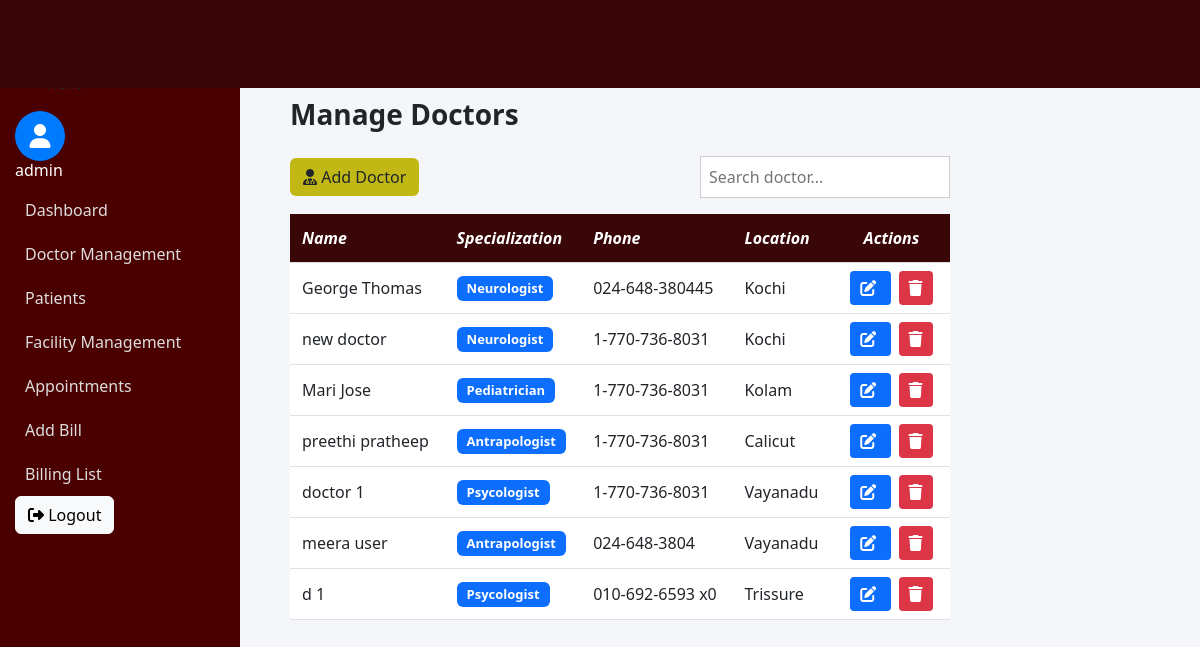
Page /admin-panel/doctors/ (signed in) on the committed database.
### accounts/models.py (models this page shows)
class User(AbstractUser):
    ROLE_CHOICES = (
        ('ADMIN', 'Admin'),
        ('DOCTOR', 'Doctor'),
        ('PATIENT', 'Patient'),
    )
    role = models.CharField(max_length=10, choices=ROLE_CHOICES)

### doctorapp/models.py (models this page shows, shortened)
class Doctor(models.Model):
    user = models.OneToOneField(User, on_delete=models.CASCADE)
    specialization = models.ForeignKey(
        Department,
        on_delete=models.SET_NULL,
        null=True,
        blank=True
    )
    phone = models.CharField(max_length=15, null=True)
    location = models.ForeignKey(
        Location,
        on_delete=models.SET_NULL,
        null=True,
        blank=True
    )

### facility/models.py (models this page shows)
class Department(models.Model):
    name = models.CharField(max_length=100)
    location = models.ForeignKey(Location, on_delete=models.CASCADE)
    def __str__(self):
        return self.name

class Location(models.Model):
    name = models.CharField(max_length=100)
    def __str__(self):
        return self.name

### adminapp/views.py (the view)
# urls.py: path('doctors/', views.manage_doctors, name='manage_doctors'),
@login_required
@user_passes_test(is_admin)
def manage_doctors(request):
    doctors = Doctor.objects.all()
    return render(request, 'admin/manage_doctor.html', {'doctors': doctors})

### adminapp/views.py (called while the page is built)
def is_admin(user):
    return user.is_authenticated and user.role == 'ADMIN'

### templates/admin/manage_doctor.html (shortened to what this page needs)
{% extends "admin/base.html" %}
{% load static %}
{% block content %}
<div class="main-content">
<h3 class="mb-4"><strong>Manage Doctors</strong></h3>
<div class="d-flex justify-content-between align-items-center mb-3">
    <a href="{% url 'add_doctor' %}" class="btn " style="background:#c1b816;">
        <i class="fa fa-user-md"></i> Add Doctor
    </a>
    <input type="text" id="searchInput" placeholder="Search doctor..."
           style="padding:8px; width:250px; border:1px solid #ccc;">
</div>
<div class="table-responsive">
<table class="comparison-table" id="doctorTable">
    <thead>
        <tr style="background:#390707; color:white;">
            <th><i>Name</i></th>
            <th><i>Specialization</i></th>
            <th><i>Phone</i></th>
            <th><i>Location</i></th>
            <th style="text-align:center;"><i>Actions</i></th>
        </tr>
    </thead>
    <tbody>
        {% for doctor in doctors %}
        <tr class="table-row">
            <td>{{ doctor.user.first_name }} {{ doctor.user.last_name }}</td>
            <td>
                <span class="badge bg-primary">{{ doctor.specialization }}</span>
            </td>
            <td>{{ doctor.phone }}</td>
            <td>{{ doctor.location }}</td>
            <td style="text-align:center;">
                <a href="{% url 'edit_doctor' doctor.id %}" class="action-btn edit">
                    <i class="fa fa-edit"></i>
                </a>
                <a href="{% url 'delete_doctor' doctor.id %}"
                   class="action-btn delete"
                   onclick="return confirm('Are you sure you want to delete this doctor?')">
                    <i class="fa fa-trash"></i>
                </a>
            </td>
        </tr>
        {% empty %}
        <tr>
            <td colspan="5" style="text-align:center; padding:15px;">
                No doctors found
            </td>
        </tr>
        {% endfor %}
    </tbody>
</table>
</div>
</div>
{% endblock %}

### templates/admin/base.html (shortened to what this page needs)
<!DOCTYPE html>
<html>
{% load static %}
<head>
    <link href="https://cdn.jsdelivr.net/npm/bootstrap@5.3.2/dist/css/bootstrap.min.css" rel="stylesheet">
    <link href="https://cdnjs.cloudflare.com/ajax/libs/font-awesome/6.5.1/css/all.min.css" rel="stylesheet">
<link rel="stylesheet" href="https://cdnjs.cloudflare.com/ajax/libs/font-awesome/6.4.0/css/all.min.css"/>
    <link rel="stylesheet"
      href="https://cdn.jsdelivr.net/npm/bootstrap-icons@1.11.1/font/bootstrap-icons.css">
    <link rel="stylesheet" href="{% static 'css/admin.css' %}">
        <link rel="stylesheet" href="{% static 'css/form.css' %}">
</head>
<body>
    <nav class="navbar navbar-expand-lg navbar-dark p-4 fixed-top" style="background:#390707;">
        <div class="main-content">
        </div>
    </nav>
<div class="container-fluid">
    <div class="row">
        <nav class="col-md-2 sidebar" style="position: fixed;" style="background:#390707;">
             <ul>
                    <li>hello</li>
                </ul>
            <div class="profile-icon">
                <i class="fa-solid fa-user"></i>
            </div>
            <h6 style="color: white;"> {{ request.user.username }}</h6>
            <ul class="nav flex-column">
                <li class="nav-item"><a href="{% url 'admin_dashboard' %}"> Dashboard</a></li>
                <li class="nav-item"><a href="{% url 'manage_doctors' %}">Doctor Management</a></li>
                <li class="nav-item"><a href="{% url 'patients_list' %}">Patients</a></li>
                <li class="nav-item"><a href="{% url 'facility_dashboard' %}">Facility Management</a></li>
                <li class="nav-item"><a href="{% url 'admin_appointments' %}">Appointments</a></li>
                <li class="nav-item"><a href="{% url 'add_billing' %}">Add Bill</a></li>
                <li class="nav-item"><a href="{% url 'admin_billing_list' %}">Billing List</a></li>
                <form method="post" action="{% url 'logout' %}">
    <button class="btn btn-light" type="submit" >
        <i class="fa-solid fa-right-from-bracket"></i> Logout
    </button>
</form>
            </ul>
        </nav>
        <main class="col-md-10 content">
            <br><br>
            {% block content %}{% endblock %}
        </main>
    </div>
</div>
</body>
</html>

### static/css/admin.css (style rules this page uses)
body { background: #f4f6f9; }
.sidebar { position: fixed; top: 56px; left: 0; width: 240px; height: 100vh; background-color: #4b0000; padding: 15px; overflow-y: auto; }
.sidebar a { color: #ddd; text-decoration: none; display: block; padding: 10px; }
.main-content { margin-left: 240px; padding: 20px; }
.content { padding: 30px; }
.comparison-table { width: 100%; border-collapse: collapse; background: white; }
.comparison-table th, .comparison-table td { padding: 12px; border-bottom: 1px solid #e0e0e0; }
.action-btn { padding: 6px 10px; margin: 0 4px; border-radius: 4px; text-decoration: none; color: white; }
.action-btn.edit { background: #0d6efd; }
.action-btn.delete { background: #dc3545; }
.badge { padding: 6px 10px; font-size: 13px; }

### templates/admin/base.html (style rules this page uses)
.profile-icon { width: 50px; height: 50px; border-radius: 50%; background-color: #007bff; color: white; display: flex; align-items: center; justify-content: center; font-size: 24px; }

### rows in the picture
User: user.username "admin"
Doctor: user.first_name "George", user.last_name "Thomas", specialization "Neurologist", phone "024-648-380445", location "Kochi"
Doctor: user.first_name "new", user.last_name "doctor", specialization "Neurologist", phone "1-770-736-8031", location "Kochi"
Doctor: user.first_name "Mari", user.last_name "Jose", specialization "Pediatrician", phone "1-770-736-8031", location "Kolam"
Doctor: user.first_name "preethi", user.last_name "pratheep", specialization "Antrapologist", phone "1-770-736-8031", location "Calicut"
Doctor: user.first_name "doctor", user.last_name "1", specialization "Psycologist", phone "1-770-736-8031", location "Vayanadu"
Doctor: user.first_name "meera", user.last_name "user", specialization "Antrapologist", phone "024-648-3804", location "Vayanadu"
Doctor: user.first_name "d", user.last_name "1", specialization "Psycologist", phone "010-692-6593 x0", location "Trissure"
